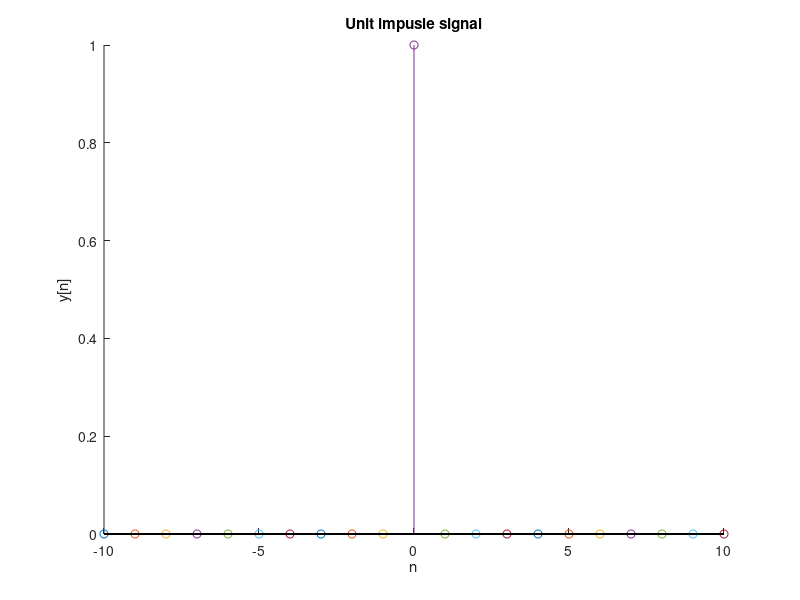

Recreate this plot in MATLAB.
hold on

for n=-10:10
	if(n==0)
		stem(n,1)
	else 
		stem(n,0)
	end
end 

title('Unit impusle signal')
xlabel('n')
ylabel('y[n]')
hold off 
